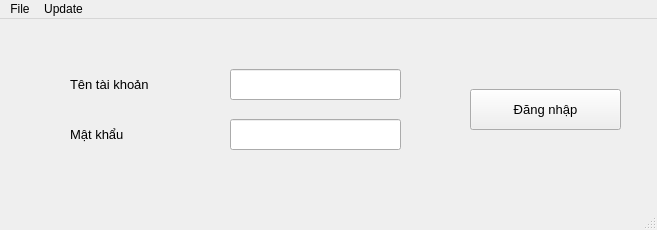
<?xml version="1.0" encoding="UTF-8"?>
<ui version="4.0">
 <class>MainWindow</class>
 <widget class="QMainWindow" name="MainWindow">
  <property name="geometry">
   <rect>
    <x>0</x>
    <y>0</y>
    <width>657</width>
    <height>230</height>
   </rect>
  </property>
  <property name="windowTitle">
   <string>User Login v1.0</string>
  </property>
  <widget class="QWidget" name="centralwidget">
   <widget class="QLineEdit" name="username_input">
    <property name="geometry">
     <rect>
      <x>230</x>
      <y>50</y>
      <width>171</width>
      <height>31</height>
     </rect>
    </property>
   </widget>
   <widget class="QLabel" name="usernameLabel">
    <property name="geometry">
     <rect>
      <x>70</x>
      <y>50</y>
      <width>141</width>
      <height>31</height>
     </rect>
    </property>
    <property name="font">
     <font>
      <pointsize>10</pointsize>
     </font>
    </property>
    <property name="toolTipDuration">
     <number>-4</number>
    </property>
    <property name="text">
     <string>Tên tài khoản</string>
    </property>
   </widget>
   <widget class="QLabel" name="passwordLabel">
    <property name="geometry">
     <rect>
      <x>70</x>
      <y>100</y>
      <width>141</width>
      <height>31</height>
     </rect>
    </property>
    <property name="font">
     <font>
      <pointsize>10</pointsize>
     </font>
    </property>
    <property name="text">
     <string>Mật khẩu</string>
    </property>
   </widget>
   <widget class="QLineEdit" name="password_input">
    <property name="geometry">
     <rect>
      <x>230</x>
      <y>100</y>
      <width>171</width>
      <height>31</height>
     </rect>
    </property>
    <property name="inputMask">
     <string/>
    </property>
    <property name="echoMode">
     <enum>QLineEdit::Password</enum>
    </property>
   </widget>
   <widget class="QPushButton" name="loginButton">
    <property name="geometry">
     <rect>
      <x>470</x>
      <y>70</y>
      <width>151</width>
      <height>41</height>
     </rect>
    </property>
    <property name="font">
     <font>
      <pointsize>10</pointsize>
     </font>
    </property>
    <property name="text">
     <string>Đăng nhập</string>
    </property>
   </widget>
  </widget>
  <widget class="QMenuBar" name="menubar">
   <property name="geometry">
    <rect>
     <x>0</x>
     <y>0</y>
     <width>657</width>
     <height>22</height>
    </rect>
   </property>
   <widget class="QMenu" name="menuFile">
    <property name="title">
     <string>File</string>
    </property>
   </widget>
   <widget class="QMenu" name="menuAbout_us">
    <property name="title">
     <string>Update</string>
    </property>
   </widget>
   <addaction name="menuFile"/>
   <addaction name="menuAbout_us"/>
  </widget>
  <widget class="QStatusBar" name="statusbar"/>
 </widget>
 <resources/>
 <connections/>
</ui>
